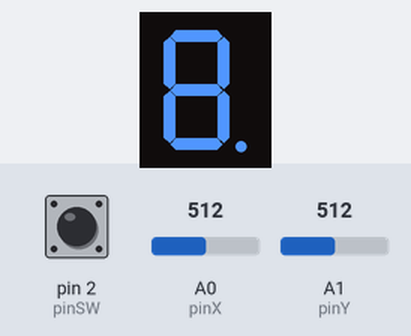
The sketch below on a simulated Arduino Uno, built with avr-gcc and run on an emulated ATmega328P. Shown: 1-digit seven-segment display. Wiring (inferred from the names in the program): 1-digit 7-segment display, segments lit when LOW: segments pin 5, pin 6, pin 7, pin 8, pin 9, pin 10, pin 11, pin 4. The inputs (shaded band) are chosen by the test bench; at power-on: A1 (pinY) = 512, pin 2 (pinSW) HIGH, A0 (pinX) = 512. The segment pins are drawn as the display they are named for.

Above: at 1.2 s.
1.3 s: A1 (pinY) set to 390
At 2.0 s:
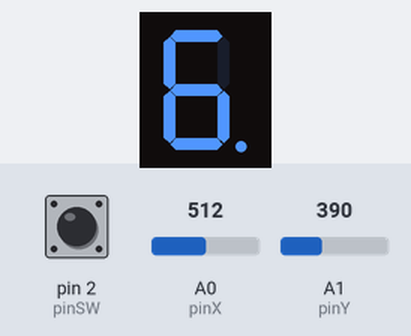
3.1 s: pin 2 (pinSW) pulled LOW for 0.15 s
4.8 s: pin 2 (pinSW) pulled LOW for 1 s
At 5.2 s:
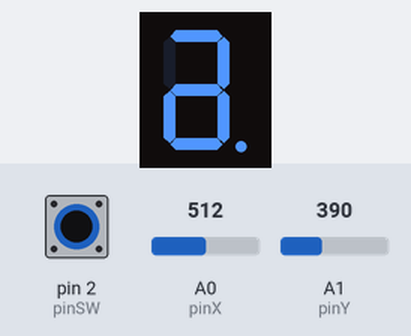
8.8 s: pin 2 (pinSW) pulled LOW for 3.2 s
At 10.7 s:
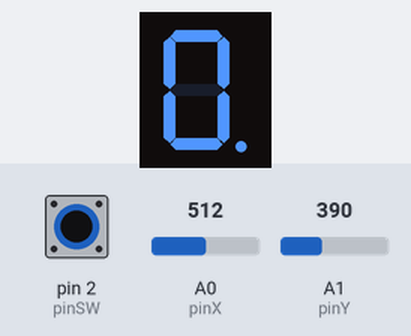
Timing chart, 0 to 12.2 s (numbered marks = the images above; inputs shaded):
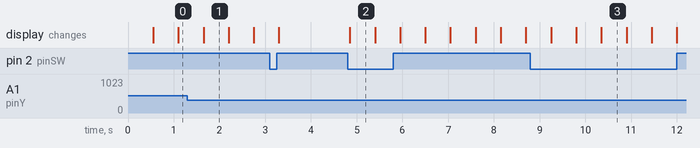

The sketch:

7-segment-display-JOYSTICK-control.ino
```cpp
// ///////////////////////////////

#define RIGHT 0
#define DOWN 1
#define LEFT 2
#define UP 3

// declare all the joystick pins
const int pinSW = 2; // digital pin connected to switch output
const int pinX = A0; // A0 - analog pin connected to X output
const int pinY = A1; // A1 - analog pin connected to Y output

// declare all the segments pins
const int pinA = 4;
const int pinB = 5;
const int pinC = 6;
const int pinD = 7;
const int pinE = 8;
const int pinF = 9;
const int pinG = 10;
const int pinDP = 11;

const int segSize = 8;
int blinkingLedState = 0;

bool commonAnode = false;

byte state = LOW;
byte dpState = LOW;
byte swState = LOW;
int xValue = 0;
int yValue = 0;

bool joyMoved = false;
bool joyPressed = false;
int digit = 0;
int minThreshold = 400;
int maxThreshold = 600;

bool changingLedIntensity = false;
const int blinking_interval = 550;

const int shortButtonPress_interval = 50;
const int longButtonPress_interval = 1500;

unsigned long blinkTime = 0;
int blinkingLed = 0;

int lastSwState = 0;
unsigned long lastDebounceTime = 0;
int reading = 0;

int segments[segSize] = {
  pinA, pinB, pinC, pinD, pinE, pinF, pinG, pinDP
};

int pinStates[segSize] = {
  LOW,LOW,LOW,LOW,LOW,LOW,LOW,LOW
};

int neighbours[segSize][4] = {
  //      right,down,left,up
  /*pinA*/{pinB,pinG,pinF,NULL},
  /*pinB*/{NULL,pinC,pinG,pinA},
  /*pinC*/{NULL,pinD,pinG,pinB},
  /*pinD*/{pinC,NULL,pinE,pinG},
  /*pinE*/{pinG,pinD,NULL,pinF},
  /*pinF*/{pinG,pinE,NULL,pinA},
  /*pinG*/{pinB,pinD,pinF,pinA},
  /*pinDP*/{NULL,NULL,pinC,NULL}
};

void setup() {
  // initialize all the pins
  for (int i = 0; i < segSize; i++) {
    pinMode(segments[i], OUTPUT);
  }
  pinMode(pinSW, INPUT_PULLUP);
  if (commonAnode == true) {
    state = !state;
  }

  blinkingLed = pinDP;
  blinkTime = millis();
  Serial.begin(9600);
}


void loop() {
  xValue = analogRead(pinX);
  yValue = analogRead(pinY);


  if(swState && changingLedIntensity && blinkingLed!=pinDP){
    changeLedIntensity(blinkingLed);
  } else {
    blinkLed(blinkingLed);
    controlJoystick();
  }
}

// gets the pin for neighbours array
int getPin(int ledPin){
  return ledPin-4;
}


int changeState (int currentState){
    if (currentState == HIGH)
      return LOW;
    else
      return HIGH;
  };

void blinkLed(int ledPin) {

  if(millis() - blinkTime >= blinking_interval) {
    blinkTime = millis();
    blinkingLedState = changeState(blinkingLedState);
  }

  digitalWrite(ledPin,blinkingLedState);
}

void controlJoystick() {
  if( joyMoved == false){
    if (xValue < minThreshold) {
      changeBlinkingLed(DOWN);
    }
    if (xValue > maxThreshold) {
      changeBlinkingLed(UP);
    }
    if (yValue < minThreshold) {
      changeBlinkingLed(LEFT);
    }
    if (yValue > maxThreshold) {
      changeBlinkingLed(RIGHT);
    }
    joyMoved = true;
  }

	if (xValue > minThreshold && xValue < maxThreshold && yValue > minThreshold && yValue < maxThreshold) {
    joyMoved = false;
  }

  reading = digitalRead(pinSW);
  if(reading != lastSwState) {
    lastDebounceTime = millis();
  }

  if (millis() - lastDebounceTime > shortButtonPress_interval){
    if(reading != swState){
      swState = reading;
      if(!swState){
        changingLedIntensity = true;
      }
    }
  }

  if(millis() - lastDebounceTime > longButtonPress_interval) {
    if(reading == swState && changingLedIntensity){
      if(!swState){
        resetDisplay();
      }
    }
  }

  lastSwState = reading;

}

void changeBlinkingLed(int direction){
    int ledToChange = neighbours[getPin(blinkingLed)][direction];
    if(ledToChange != NULL){
      digitalWrite(blinkingLed,pinStates[getPin(blinkingLed)]);
      blinkingLed = ledToChange;
    }
}

void resetDisplay() {
  for (int i = 0;i<segSize;i++){
    pinStates[i] = LOW;
    digitalWrite(segments[i],LOW);
    blinkingLed = pinDP;
    changingLedIntensity = false;
  };
}

void changeLedIntensity(int currentLed) {
  int pinToChange = getPin(currentLed);

  if( joyMoved == false){
    if (xValue < minThreshold) {
      pinStates[pinToChange] = LOW;
      digitalWrite(currentLed,LOW);
    }
    if (xValue > maxThreshold) {
      pinStates[pinToChange] = HIGH;
      digitalWrite(currentLed,HIGH);
    }
    joyMoved = true;
  }
	if (xValue > minThreshold && xValue < maxThreshold) {
    joyMoved = false;
  }

  reading = digitalRead(pinSW);
  if(reading != lastSwState) {
    lastDebounceTime = millis();
  }

  if (millis() - lastDebounceTime > shortButtonPress_interval){
    if(reading != swState){
      swState = reading;
      if(!swState){
        changingLedIntensity = false;
      }
    }
  }

  lastSwState = reading;
}
```

Measured:
- after the input at 1.3 s, the display: changes after 0.35 s (image 1)
- after the input at 4.8 s, the display: changes after 0.05 s (image 2)
- after the input at 8.8 s, the display: first differs from a run without the input after 1.6 s (image 3)
- what the display in image 1 shows lasts 0.5 s, from 1.7 s to 2.2 s
